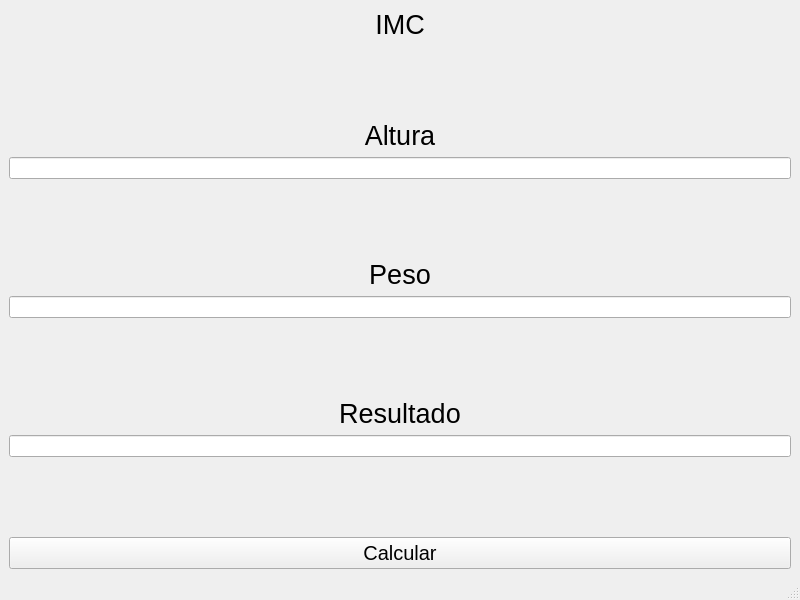
<?xml version="1.0" encoding="UTF-8"?>
<ui version="4.0">
 <class>MainWindow</class>
 <widget class="QMainWindow" name="MainWindow">
  <property name="geometry">
   <rect>
    <x>0</x>
    <y>0</y>
    <width>800</width>
    <height>600</height>
   </rect>
  </property>
  <property name="windowTitle">
   <string>MainWindow</string>
  </property>
  <widget class="QWidget" name="centralwidget">
   <layout class="QVBoxLayout" name="verticalLayout">
    <item>
     <widget class="QLabel" name="label_IMC">
      <property name="font">
       <font>
        <pointsize>20</pointsize>
       </font>
      </property>
      <property name="text">
       <string>IMC</string>
      </property>
      <property name="alignment">
       <set>Qt::AlignCenter</set>
      </property>
     </widget>
    </item>
    <item>
     <spacer name="verticalSpacer">
      <property name="orientation">
       <enum>Qt::Vertical</enum>
      </property>
      <property name="sizeHint" stdset="0">
       <size>
        <width>20</width>
        <height>87</height>
       </size>
      </property>
     </spacer>
    </item>
    <item>
     <widget class="QLabel" name="label_altura">
      <property name="font">
       <font>
        <pointsize>20</pointsize>
       </font>
      </property>
      <property name="text">
       <string>Altura</string>
      </property>
      <property name="alignment">
       <set>Qt::AlignCenter</set>
      </property>
     </widget>
    </item>
    <item>
     <widget class="QLineEdit" name="lineEdit_altura"/>
    </item>
    <item>
     <spacer name="verticalSpacer_2">
      <property name="orientation">
       <enum>Qt::Vertical</enum>
      </property>
      <property name="sizeHint" stdset="0">
       <size>
        <width>20</width>
        <height>88</height>
       </size>
      </property>
     </spacer>
    </item>
    <item>
     <widget class="QLabel" name="label_peso">
      <property name="font">
       <font>
        <pointsize>20</pointsize>
       </font>
      </property>
      <property name="text">
       <string>Peso</string>
      </property>
      <property name="alignment">
       <set>Qt::AlignCenter</set>
      </property>
     </widget>
    </item>
    <item>
     <widget class="QLineEdit" name="lineEdit_peso"/>
    </item>
    <item>
     <spacer name="verticalSpacer_3">
      <property name="orientation">
       <enum>Qt::Vertical</enum>
      </property>
      <property name="sizeHint" stdset="0">
       <size>
        <width>20</width>
        <height>87</height>
       </size>
      </property>
     </spacer>
    </item>
    <item>
     <widget class="QLabel" name="label_resultado">
      <property name="font">
       <font>
        <pointsize>20</pointsize>
       </font>
      </property>
      <property name="text">
       <string>Resultado</string>
      </property>
      <property name="alignment">
       <set>Qt::AlignCenter</set>
      </property>
     </widget>
    </item>
    <item>
     <widget class="QLineEdit" name="lineEdit_resultado"/>
    </item>
    <item>
     <spacer name="verticalSpacer_4">
      <property name="orientation">
       <enum>Qt::Vertical</enum>
      </property>
      <property name="sizeHint" stdset="0">
       <size>
        <width>20</width>
        <height>87</height>
       </size>
      </property>
     </spacer>
    </item>
    <item>
     <widget class="QPushButton" name="pushButton">
      <property name="font">
       <font>
        <pointsize>15</pointsize>
       </font>
      </property>
      <property name="text">
       <string>Calcular</string>
      </property>
     </widget>
    </item>
   </layout>
  </widget>
  <widget class="QStatusBar" name="statusbar"/>
 </widget>
 <resources/>
 <connections/>
</ui>
